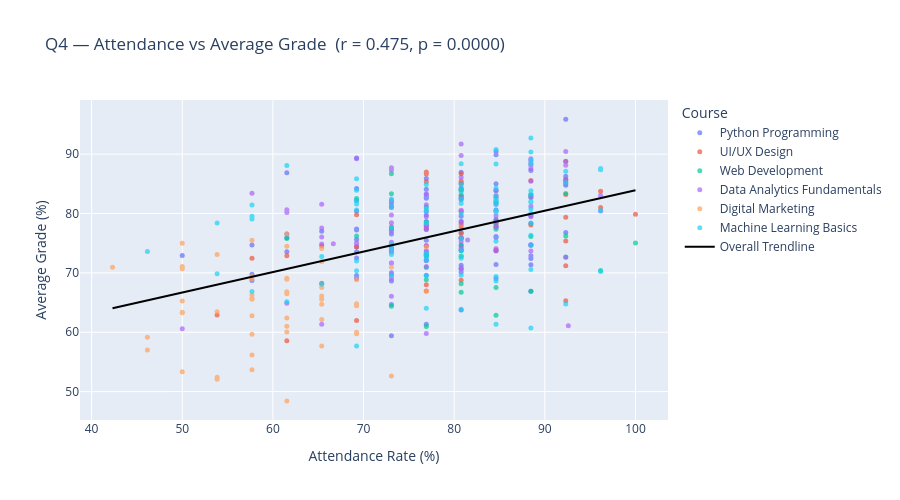

The code cell stored with this chart in its notebook:
### Code cell
# ── Chart ────────────────────────────────────────────────────────────────────
fig = px.scatter(q4, x='attendance_rate', y='avg_grade_pct',
                 color='course_name', hover_data=['full_name','group_name'],
                 trendline='ols', trendline_scope='overall',
                 trendline_color_override='black',
                 title=f'Q4 — Attendance vs Average Grade  (r = {r:.3f}, p = {p_val:.4f})',
                 labels={'attendance_rate': 'Attendance Rate (%)',
                         'avg_grade_pct'  : 'Average Grade (%)',
                         'course_name'    : 'Course'})

fig.update_traces(marker_size=5, opacity=0.7,
                  selector=dict(mode='markers'))
fig.update_layout(height=500)
fig.show()

### Figure 1 — Plotly figure (JSON) as saved in the notebook; plotly's stock layout.template omitted (floating-point values rounded to 4 significant figures; data arrays with more than 128 entries replaced by an {"elided": "..."} marker saying what was removed)
{"data": [{"customdata": {"elided": "92x2 str values"}, "hovertemplate": "Course=Python Programming<br>Attendance Rate (%)=%{x}<br>Average Grade (%)=%{y}<br>full_name=%{customdata[0]}<br>group_name=%{customdata[1]}<extra></extra>", "legendgroup": "Python Programming", "marker": {"color": "#636efa", "size": 5, "symbol": "circle"}, "mode": "markers", "name": "Python Programming", "opacity": 0.7, "orientation": "v", "showlegend": true, "type": "scatter", "x": [80.77, 84.62, 80.77, 69.23, 57.69, 73.08, 76.92, 80.77, 73.08, 84.62, 80.77, 57.69, 69.23, 88.46, 73.08, 76.92, 84.62, 69.23, 88.46, 76.92, 84.62, 73.08, 92.31, 80.77, 76.92, 80.77, 76.92, 88.46, 76.92, 61.54, 76.92, 84.62, 92.31, 69.23, 80.77, 57.69, 61.54, 76.92, 80.77, 88.46, 73.08, 76.92, 84.62, 80.77, 76.92, 76.92, 80.77, 80.77, 69.23, 69.23, 84.62, 84.62, 76.92, 84.62, 73.08, 92.31, 84.62, 76.92, 73.08, 69.23, 69.23, 61.54, 61.54, 73.08, 69.23, 76.92, 88.46, 69.23, 84.62, 88.46, 76.92, 76.92, 73.08, 73.08, 88.46, 50.0, 73.08, 88.46, 84.62, 73.08, 69.23, 92.31, 76.92, 88.46, 73.08, 92.31, 65.38, 80.77, 69.23, 80.77, 88.46, 80.77], "xaxis": "x", "y": [82.34, 75.96, 86.93, 73.56, 68.72, 76.54, 82.88, 78.7, 73.64, 85.02, 70.6, 74.68, 69.56, 72.42, 81.84, 72.16, 69.06, 82.18, 66.92, 69.6, 90.46, 68.64, 95.9, 76.8, 77.92, 84.3, 73.02, 79.78, 75.48, 86.88, 79.74, 89.9, 84.78, 74.38, 79.56, 69.76, 73.58, 77.32, 74.68, 87.26, 82.14, 72.84, 77.78, 75.88, 83.16, 61.34, 63.74, 85.0, 72.5, 84.2, 76.12, 83.92, 85.88, 71.42, 74.3, 85.4, 73.76, 82.58, 74.0, 77.38, 80.42, 75.92, 76.54, 73.54, 77.22, 78.16, 79.62, 75.62, 78.68, 74.74, 78.6, 84.1, 77.36, 70.04, 83.12, 72.92, 64.68, 72.9, 77.68, 59.4, 89.34, 76.82, 73.52, 71.36, 81.02, 86.26, 77.02, 71.3, 69.04, 70.12, 78.36, 73.78], "yaxis": "y"}, {"customdata": [["Mona Abdelaziz", "Group 06 — C004"], ["Mostafa ElGhandour", "Group 06 — C004"], ["Jana ElMasry", "Group 06 — C004"], ["Mariam Gamal", "Group 06 — C004"], ["   ", "Group 06 — C004"], ["Laila Habib", "Group 06 — C004"], ["Sara Darwish", "Group 06 — C004"], ["Sara Awad", "Group 06 — C004"], ["Mostafa Gamal", "Group 06 — C004"], ["Sherif ElGhandour", "Group 06 — C004"], ["Mariam ElShafei", "Group 06 — C004"], ["Ziad AbdelHamid", "Group 06 — C004"], ["Hossam Darwish", "Group 06 — C004"], ["Khaled Mansour", "Group 06 — C004"], ["Ziad Soliman", "Group 06 — C004"], ["Rana Ibrahim", "Group 06 — C004"], ["Fady Hassan", "Group 06 — C004"], ["Ali ElShafei", "Group 06 — C004"], ["Rowan Sultan", "Group 06 — C004"], ["Yasmin Saad", "Group 06 — C004"], ["Mona Soliman", "Group 06 — C004"], ["Farida ElSayed", "Group 06 — C004"], ["Sara ElSayed", "Group 06 — C004"], ["Jana Naguib", "Group 06 — C004"], ["Rana Ramadan", "Group 06 — C004"], ["Rana Naguib", "Group 06 — C004"], ["Unknown Student", "Group 06 — C004"], ["Omar ElShafei", "Group 06 — C004"], ["Salma Ramadan", "Group 06 — C004"], ["Mostafa Fathy", "Group 06 — C004"], ["Abdelrahman Ibrahim", "Group 06 — C004"], ["Yasmin Nasr", "Group 06 — C004"], ["Hana Naguib", "Group 06 — C004"], ["Mostafa Soliman", "Group 06 — C004"], ["Nour Darwish", "Group 06 — C004"], ["Karim Halim", "Group 06 — C004"], ["Karim ElSayed", "Group 06 — C004"], ["Ahmed Gamal", "Group 06 — C004"], ["Youssef Halim", "Group 06 — C004"], ["Mona ElMasry", "Group 06 — C004"], ["Mona Awad", "Group 06 — C004"], ["Hossam Ibrahim", "Group 06 — C004"], ["Fady Darwish", "Group 06 — C004"], ["Mariam Sultan", "Group 06 — C004"], ["Farida Abdelaziz", "Group 06 — C004"]], "hovertemplate": "Course=UI/UX Design<br>Attendance Rate (%)=%{x}<br>Average Grade (%)=%{y}<br>full_name=%{customdata[0]}<br>group_name=%{customdata[1]}<extra></extra>", "legendgroup": "UI/UX Design", "marker": {"color": "#EF553B", "size": 5, "symbol": "circle"}, "mode": "markers", "name": "UI/UX Design", "opacity": 0.7, "orientation": "v", "showlegend": true, "type": "scatter", "x": [92.31, 80.77, 84.62, 80.77, 76.92, 57.69, 76.92, 80.77, 80.77, 100.0, 92.31, 76.92, 96.15, 80.77, 69.23, 73.08, 92.31, 88.46, 76.92, 65.38, 80.77, 92.31, 53.85, 80.77, 84.62, 69.23, 80.77, 76.92, 84.62, 88.46, 92.31, 80.77, 80.77, 80.77, 76.92, 65.38, 69.23, 84.62, 80.77, 61.54, 76.92, 61.54, 92.31, 96.15, 92.31], "xaxis": "x", "y": [88.82, 77.74, 82.94, 85.48, 74.58, 72.46, 77.56, 80.3, 75.96, 79.88, 83.2, 86.98, 81.02, 84.04, 74.42, 77.76, 71.2, 78.06, 67.98, 68.26, 76.64, 75.36, 62.9, 75.8, 78.64, 79.78, 85.2, 85.34, 78.14, 85.56, 79.38, 83.08, 78.18, 68.74, 66.96, 74.56, 61.96, 73.8, 86.68, 72.88, 86.64, 58.58, 65.3, 83.74, 85.74], "yaxis": "y"}, {"customdata": [["Menna Naguib", "Group 05 — C003"], ["Abdelrahman ElBaz", "Group 05 — C003"], ["Omar ElMasry", "Group 05 — C003"], ["Karim Sultan", "Group 05 — C003"], ["Hana Fathy", "Group 05 — C003"], ["Fady Soliman", "Group 05 — C003"], ["Sara Shawky", "Group 05 — C003"], ["Ahmed Mansour", "Group 05 — C003"], ["Salma Naguib", "Group 05 — C003"], ["Tarek Ramadan", "Group 05 — C003"], ["Seif Soliman", "Group 05 — C003"], ["Salma Soliman", "Group 05 — C003"], ["Tarek Mahmoud", "Group 05 — C003"], ["Nada ElBaz", "Group 05 — C003"], ["Mona Nasr", "Group 05 — C003"], ["Esraa Awad", "Group 05 — C003"], ["Ali Halim", "Group 05 — C003"], ["Abdelrahman Zaki", "Group 05 — C003"], ["Salma ElBaz", "Group 05 — C003"], ["Nada Farouk", "Group 05 — C003"], ["Hassan Kamel", "Group 05 — C003"], ["Mohamed Shawky", "Group 05 — C003"], ["Adel Shawky", "Group 05 — C003"], ["Fady Saad", "Group 05 — C003"], ["Malak Zaki", "Group 05 — C003"], ["Mostafa Ibrahim", "Group 05 — C003"], ["Sherif Darwish", "Group 05 — C003"], ["Mostafa Saad", "Group 05 — C003"], ["Khaled ElGhandour", "Group 05 — C003"], ["Malak ElBaz", "Group 05 — C003"], ["Adel Ramadan", "Group 05 — C003"], ["Sherif ElShafei", "Group 05 — C003"], ["Khaled Refaat", "Group 05 — C003"], ["Omar Mahmoud", "Group 05 — C003"], ["Khaled ElSayed", "Group 05 — C003"], ["Salma Nasr", "Group 05 — C003"], ["Aya Gamal", "Group 05 — C003"]], "hovertemplate": "Course=Web Development<br>Attendance Rate (%)=%{x}<br>Average Grade (%)=%{y}<br>full_name=%{customdata[0]}<br>group_name=%{customdata[1]}<extra></extra>", "legendgroup": "Web Development", "marker": {"color": "#00cc96", "size": 5, "symbol": "circle"}, "mode": "markers", "name": "Web Development", "opacity": 0.7, "orientation": "v", "showlegend": true, "type": "scatter", "x": [84.62, 76.92, 92.31, 80.77, 88.46, 76.92, 80.77, 92.31, 73.08, 76.92, 76.92, 69.23, 92.31, 73.08, 80.77, 96.15, 84.62, 80.77, 88.46, 80.77, 84.62, 73.08, 100.0, 80.77, 80.77, 73.08, 88.46, 84.62, 84.62, 88.46, 69.23, 80.77, 61.54, 84.62, 76.92, 80.77, 76.92], "xaxis": "x", "y": [77.34, 70.92, 76.2, 82.64, 66.9, 78.6, 74.58, 83.38, 83.34, 81.08, 72.98, 82.52, 72.66, 64.4, 68.16, 70.4, 62.86, 83.9, 83.02, 72.86, 81.96, 77.48, 75.04, 66.74, 82.96, 86.68, 76.12, 78.42, 78.98, 82.74, 76.2, 72.8, 75.78, 67.52, 60.98, 73.8, 68.86], "yaxis": "y"}, {"customdata": {"elided": "83x2 str values"}, "hovertemplate": "Course=Data Analytics Fundamentals<br>Attendance Rate (%)=%{x}<br>Average Grade (%)=%{y}<br>full_name=%{customdata[0]}<br>group_name=%{customdata[1]}<extra></extra>", "legendgroup": "Data Analytics Fundamentals", "marker": {"color": "#ab63fa", "size": 5, "symbol": "circle"}, "mode": "markers", "name": "Data Analytics Fundamentals", "opacity": 0.7, "orientation": "v", "showlegend": true, "type": "scatter", "x": [84.62, 73.08, 65.38, 92.31, 76.92, 88.46, 96.15, 84.62, 88.46, 69.23, 73.08, 57.69, 80.77, 88.46, 76.92, 76.92, 92.59, 80.77, 88.46, 92.31, 88.46, 92.31, 84.62, 88.46, 65.38, 80.77, 76.92, 92.31, 73.08, 96.15, 80.77, 76.92, 73.08, 84.62, 76.92, 66.67, 76.92, 80.77, 84.62, 92.31, 80.77, 88.46, 73.08, 88.46, 80.77, 84.62, 73.08, 76.92, 84.62, 73.08, 92.31, 61.54, 61.54, 80.77, 65.38, 73.08, 88.46, 73.08, 80.77, 84.62, 81.48, 88.46, 80.77, 69.23, 61.54, 73.08, 88.46, 76.92, 84.62, 88.46, 65.38, 80.77, 73.08, 80.77, 50.0, 65.38, 73.08, 80.77, 76.92, 84.62, 69.23, 76.92, 76.92], "xaxis": "x", "y": [83.8, 71.68, 77.56, 90.46, 72.04, 85.44, 80.42, 73.7, 87.6, 89.22, 69.06, 83.4, 73.96, 89.24, 79.46, 77.98, 61.1, 74.22, 74.68, 88.14, 74.64, 85.74, 78.96, 82.68, 76.04, 91.72, 59.78, 72.62, 78.46, 83.02, 86.12, 81.46, 71.66, 74.12, 77.76, 74.92, 74.56, 82.66, 78.6, 88.78, 89.78, 88.9, 81.34, 81.22, 75.24, 80.6, 87.34, 83.34, 81.54, 87.72, 85.02, 80.16, 64.9, 80.54, 74.86, 77.0, 79.44, 75.16, 78.54, 82.72, 75.54, 88.48, 75.82, 74.96, 80.62, 69.64, 73.68, 77.34, 79.62, 88.12, 81.56, 80.5, 66.08, 70.72, 60.6, 61.34, 79.76, 70.88, 71.08, 77.82, 74.98, 80.38, 73.72], "yaxis": "y"}, {"customdata": [["Aya ElSayed", "Group 07 — C005"], ["Hassan Zaki", "Group 07 — C005"], ["Sherif Nasr", "Group 07 — C005"], ["Seif Halim", "Group 07 — C005"], ["Abdelrahman Ramadan", "Group 07 — C005"], ["Hana Darwish", "Group 07 — C005"], ["Fady Refaat", "Group 07 — C005"], ["Ziad ElMasry", "Group 07 — C005"], ["Rana Mansour", "Group 07 — C005"], ["Karim Soliman", "Group 07 — C005"], ["Farida Halim", "Group 07 — C005"], ["Laila Mansour", "Group 07 — C005"], ["Rowan Mahmoud", "Group 07 — C005"], ["Karim Nasr", "Group 07 — C005"], ["Habiba Halim", "Group 07 — C005"], ["Ahmed Halim", "Group 07 — C005"], ["Malak Gamal", "Group 07 — C005"], ["Esraa ElBaz", "Group 07 — C005"], ["Amr ElSayed", "Group 07 — C005"], ["Mariam Farouk", "Group 07 — C005"], ["Rowan ElBaz", "Group 07 — C005"], ["Karim Shawky", "Group 07 — C005"], ["Nada Nasr", "Group 07 — C005"], ["Tarek ElGhandour", "Group 07 — C005"], ["Mahmoud Soliman", "Group 07 — C005"], ["Aya Ramadan", "Group 07 — C005"], ["Ziad Farouk", "Group 07 — C005"], ["Amr Naguib", "Group 07 — C005"], ["Laila ElGhandour", "Group 07 — C005"], ["Tarek Hassan", "Group 07 — C005"], ["Mahmoud Darwish", "Group 07 — C005"], ["Mohamed Farouk", "Group 07 — C005"], ["Aya Zaki", "Group 07 — C005"], ["Sara Zaki", "Group 07 — C005"], ["Amr ElMasry", "Group 07 — C005"], ["Omar Naguib", "Group 07 — C005"], ["Mariam ElMasry", "Group 07 — C005"], ["Mona ElSayed", "Group 07 — C005"], ["Adel Mahmoud", "Group 07 — C005"], ["Dina ElMasry", "Group 07 — C005"], ["Seif Farouk", "Group 07 — C005"], ["Ali Sultan", "Group 07 — C005"], ["Abdelrahman Fathy", "Group 07 — C005"], ["Fady Farouk", "Group 07 — C005"], ["Karim Gamal", "Group 07 — C005"], ["Marwan ElBaz", "Group 07 — C005"], ["Rana ElGhandour", "Group 07 — C005"], ["Rowan Refaat", "Group 07 — C005"], ["Malak Refaat", "Group 07 — C005"], ["Hassan Awad", "Group 07 — C005"], ["Nada Habib", "Group 07 — C005"]], "hovertemplate": "Course=Digital Marketing<br>Attendance Rate (%)=%{x}<br>Average Grade (%)=%{y}<br>full_name=%{customdata[0]}<br>group_name=%{customdata[1]}<extra></extra>", "legendgroup": "Digital Marketing", "marker": {"color": "#FFA15A", "size": 5, "symbol": "circle"}, "mode": "markers", "name": "Digital Marketing", "opacity": 0.7, "orientation": "v", "showlegend": true, "type": "scatter", "x": [50.0, 61.54, 69.23, 65.38, 69.23, 61.54, 50.0, 69.23, 61.54, 65.38, 53.85, 57.69, 42.31, 76.92, 50.0, 73.08, 53.85, 57.69, 69.23, 76.92, 46.15, 65.38, 50.0, 57.69, 57.69, 46.15, 61.54, 57.69, 61.54, 61.54, 65.38, 65.38, 57.69, 65.38, 53.85, 61.54, 65.38, 61.54, 50.0, 50.0, 65.38, 61.54, 57.69, 53.85, 61.54, 50.0, 69.23, 57.69, 57.69, 57.69, 73.08], "xaxis": "x", "y": [75.0, 62.38, 60.02, 57.7, 64.46, 76.58, 71.06, 68.86, 60.06, 62.14, 52.44, 59.66, 70.96, 74.36, 63.3, 70.94, 73.1, 62.8, 64.78, 66.92, 57.0, 74.1, 63.36, 68.96, 69.38, 59.16, 74.5, 65.7, 69.1, 66.82, 64.72, 66.12, 56.18, 71.9, 63.46, 66.5, 67.54, 48.44, 70.7, 65.26, 65.54, 61.0, 53.7, 52.1, 68.94, 53.36, 59.76, 75.5, 65.56, 66.24, 52.64], "yaxis": "y"}, {"customdata": {"elided": "90x2 str values"}, "hovertemplate": "Course=Machine Learning Basics<br>Attendance Rate (%)=%{x}<br>Average Grade (%)=%{y}<br>full_name=%{customdata[0]}<br>group_name=%{customdata[1]}<extra></extra>", "legendgroup": "Machine Learning Basics", "marker": {"color": "#19d3f3", "size": 5, "symbol": "circle"}, "mode": "markers", "name": "Machine Learning Basics", "opacity": 0.7, "orientation": "v", "showlegend": true, "type": "scatter", "x": [80.77, 84.62, 96.15, 84.62, 73.08, 84.62, 76.92, 84.62, 73.08, 76.92, 61.54, 69.23, 65.38, 88.46, 57.69, 88.46, 84.62, 88.46, 76.92, 80.77, 69.23, 88.46, 69.23, 84.62, 84.62, 73.08, 80.77, 65.38, 96.15, 46.15, 80.77, 76.92, 88.46, 84.62, 69.23, 92.31, 76.92, 69.23, 84.62, 80.77, 80.77, 80.77, 57.69, 84.62, 96.15, 88.46, 57.69, 80.77, 88.46, 88.46, 76.92, 69.23, 80.77, 80.77, 57.69, 69.23, 88.46, 84.62, 73.08, 76.92, 88.46, 88.46, 73.08, 88.46, 88.46, 53.85, 84.62, 73.08, 84.62, 80.77, 80.77, 69.23, 96.15, 53.85, 76.92, 80.77, 84.62, 76.92, 76.92, 92.31, 76.92, 84.62, 73.08, 88.46, 84.62, 88.46, 84.62, 92.31, 61.54, 84.62], "xaxis": "x", "y": [79.94, 80.6, 87.6, 80.4, 74.78, 80.22, 73.32, 68.62, 81.18, 73.14, 88.1, 81.6, 72.78, 90.36, 79.52, 81.98, 82.48, 81.96, 80.38, 81.68, 70.36, 88.32, 85.84, 69.38, 83.02, 69.58, 83.98, 68.1, 87.38, 73.6, 75.8, 78.36, 74.66, 81.58, 57.68, 64.76, 69.5, 83.92, 82.18, 82.46, 72.46, 83.62, 81.44, 82.28, 80.5, 92.7, 66.86, 73.74, 83.3, 78.34, 64.04, 80.58, 84.1, 69.6, 79.08, 82.16, 83.84, 80.42, 82.46, 80.82, 76.36, 80.76, 73.1, 80.0, 60.7, 69.86, 88.34, 77.54, 90.8, 88.38, 63.88, 72.02, 70.24, 78.4, 72.6, 84.88, 84.26, 84.9, 73.22, 85.22, 72.14, 81.9, 74.14, 89.02, 75.32, 70.58, 61.36, 87.14, 65.14, 81.92], "yaxis": "y"}, {"hovertemplate": "<b>OLS trendline</b><br>avg_grade_pct = 0.344878 * attendance_rate + 49.4409<br>R<sup>2</sup>=0.225811<br><br>Attendance Rate (%)=%{x}<br>Average Grade (%)=%{y} <b>(trend)</b><extra></extra>", "legendgroup": "Overall Trendline", "line": {"color": "black"}, "mode": "lines", "name": "Overall Trendline", "showlegend": true, "type": "scatter", "x": {"elided": "398 float values"}, "xaxis": "x", "y": {"elided": "398 float values"}, "yaxis": "y"}], "layout": {"height": 500, "legend": {"title": {"text": "Course"}, "tracegroupgap": 0}, "title": {"text": "Q4 — Attendance vs Average Grade  (r = 0.475, p = 0.0000)"}, "xaxis": {"anchor": "y", "domain": [0, 1], "title": {"text": "Attendance Rate (%)"}}, "yaxis": {"anchor": "x", "domain": [0, 1], "title": {"text": "Average Grade (%)"}}}}
